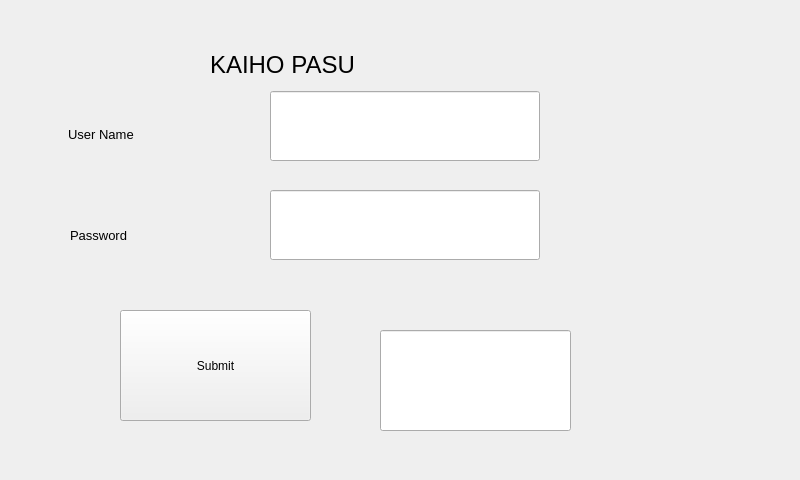
<?xml version="1.0" encoding="UTF-8"?>
<ui version="4.0">
 <class>MainWindow</class>
 <widget class="QMainWindow" name="MainWindow">
  <property name="geometry">
   <rect>
    <x>0</x>
    <y>0</y>
    <width>800</width>
    <height>480</height>
   </rect>
  </property>
  <property name="windowTitle">
   <string>MainWindow</string>
  </property>
  <widget class="QWidget" name="centralWidget">
   <widget class="QPushButton" name="pushButton">
    <property name="geometry">
     <rect>
      <x>120</x>
      <y>310</y>
      <width>191</width>
      <height>111</height>
     </rect>
    </property>
    <property name="text">
     <string>Submit</string>
    </property>
   </widget>
   <widget class="QLabel" name="label">
    <property name="geometry">
     <rect>
      <x>210</x>
      <y>40</y>
      <width>200</width>
      <height>50</height>
     </rect>
    </property>
    <property name="font">
     <font>
      <pointsize>18</pointsize>
     </font>
    </property>
    <property name="text">
     <string>KAIHO PASU</string>
    </property>
    <property name="wordWrap">
     <bool>false</bool>
    </property>
   </widget>
   <widget class="QLineEdit" name="userName">
    <property name="geometry">
     <rect>
      <x>270</x>
      <y>91</y>
      <width>270</width>
      <height>70</height>
     </rect>
    </property>
   </widget>
   <widget class="QLabel" name="label_2">
    <property name="geometry">
     <rect>
      <x>50</x>
      <y>99</y>
      <width>140</width>
      <height>70</height>
     </rect>
    </property>
    <property name="font">
     <font>
      <pointsize>10</pointsize>
     </font>
    </property>
    <property name="text">
     <string>     User Name</string>
    </property>
   </widget>
   <widget class="QLabel" name="label_3">
    <property name="geometry">
     <rect>
      <x>70</x>
      <y>200</y>
      <width>140</width>
      <height>70</height>
     </rect>
    </property>
    <property name="font">
     <font>
      <pointsize>10</pointsize>
     </font>
    </property>
    <property name="text">
     <string>Password</string>
    </property>
   </widget>
   <widget class="QLineEdit" name="password">
    <property name="geometry">
     <rect>
      <x>270</x>
      <y>190</y>
      <width>270</width>
      <height>70</height>
     </rect>
    </property>
    <property name="inputMask">
     <string comment="*" extracomment="***"/>
    </property>
    <property name="echoMode">
     <enum>QLineEdit::Password</enum>
    </property>
    <property name="placeholderText">
     <string comment="*"/>
    </property>
   </widget>
   <widget class="QLineEdit" name="returnMsg">
    <property name="geometry">
     <rect>
      <x>380</x>
      <y>330</y>
      <width>191</width>
      <height>101</height>
     </rect>
    </property>
   </widget>
  </widget>
 </widget>
 <layoutdefault spacing="6" margin="11"/>
 <resources/>
 <connections/>
</ui>
